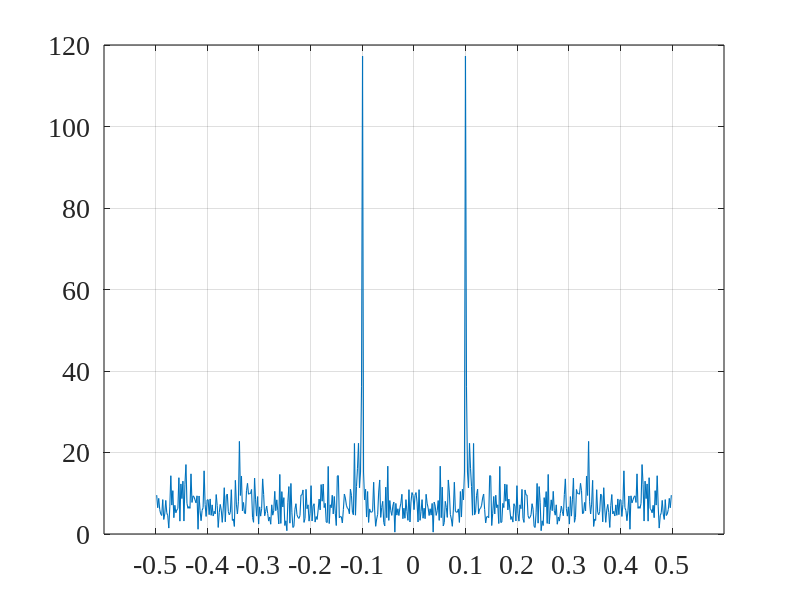
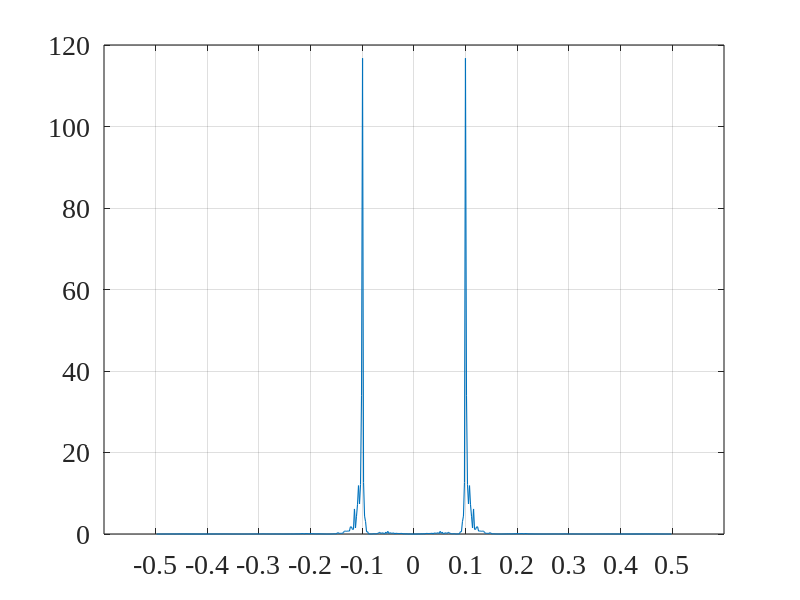

Recreate these plots in MATLAB, in order. (Note: this script raises an error after producing the figures.)
close all; clc; clear all;
linewd = 0.8;
hcfontsize = 20;
MarkerSize=9;

A=0.5;
f0=0.1;
L=30;

broadband_iSNR_dB=0;
broadband_iSNR=10.^(broadband_iSNR_dB/10);
sigma_v2=A^2/2/broadband_iSNR;

T=500;
t=(0:499)';
x=A*cos(2*pi*f0*t+pi/3);
y=x+sigma_v2^0.5*randn(size(t));

Y=fft(y,512);
f=[0:256 -255:-1]'/512;
df=f(2)-f(1);

phiX=A^2/4*(sin(T*pi*(f+f0))./sin(pi*(f+f0))).^2+A^2/4*(sin(T*pi*(f-f0))./sin(pi*(f-f0))).^2;
phiV=T*A^2/2./broadband_iSNR;

narrowband_iSNR=(1./phiV) * phiX;
H_W=narrowband_iSNR./(1+narrowband_iSNR);

Z=H_W.*Y;
z=ifft(Z);

f1=fftshift(f);
Ya=fftshift(abs(Y));

figure
plot(f1(2:end),Ya(2:end),'linewidth',linewd);
set(gca, 'Color', [1, 1, 1]); 
set(gca, 'FontName', 'Times New Roman');
set(gca, 'FontSize', hcfontsize);
set(gca, 'LineWidth', linewd); 
set(gca,'XTick',-0.5:0.1:0.5); 
box on; grid on;

Za=fftshift(abs(Z));

figure
plot(f1(2:end),Za(2:end),'linewidth',linewd);
set(gca, 'Color', [1, 1, 1]); 
set(gca, 'FontName', 'Times New Roman');
set(gca, 'FontSize', hcfontsize);
set(gca, 'LineWidth', linewd); 
set(gca,'XTick',-0.5:0.1:0.5); 
box on; grid on;

locplot('fig3_4c');
plot(t,y,'linewidth',linewd);
set(gca, 'Color', [1, 1, 1]); 
set(gca, 'FontName', 'Times New Roman');
set(gca, 'FontSize', hcfontsize);
set(gca, 'LineWidth', linewd); 
set(gca,'YLim',[-2 2]);
box on; grid on;

figure
plot(t,z(1:T),'linewidth',linewd);
set(gca, 'Color', [1, 1, 1]); 
set(gca, 'FontName', 'Times New Roman');
set(gca, 'FontSize', hcfontsize);
set(gca, 'LineWidth', linewd); 
set(gca,'YLim',[-1 1]);
box on; grid on;


